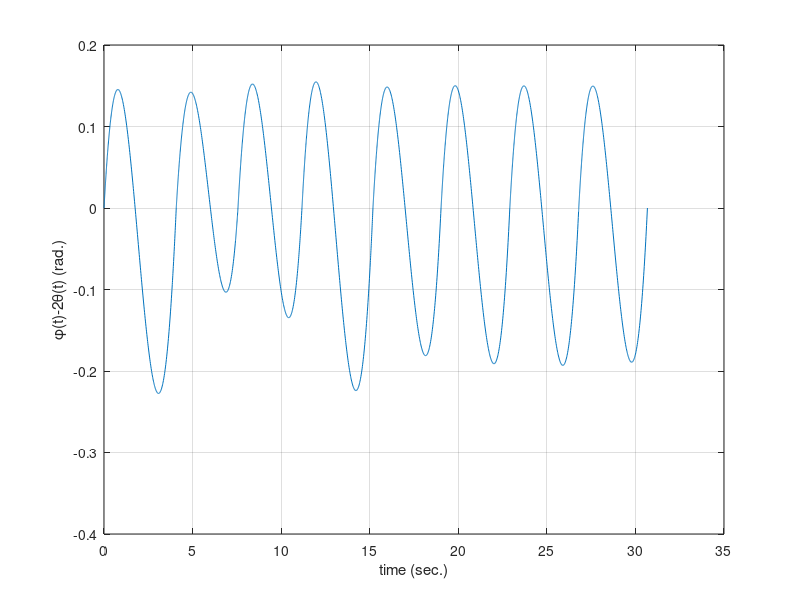
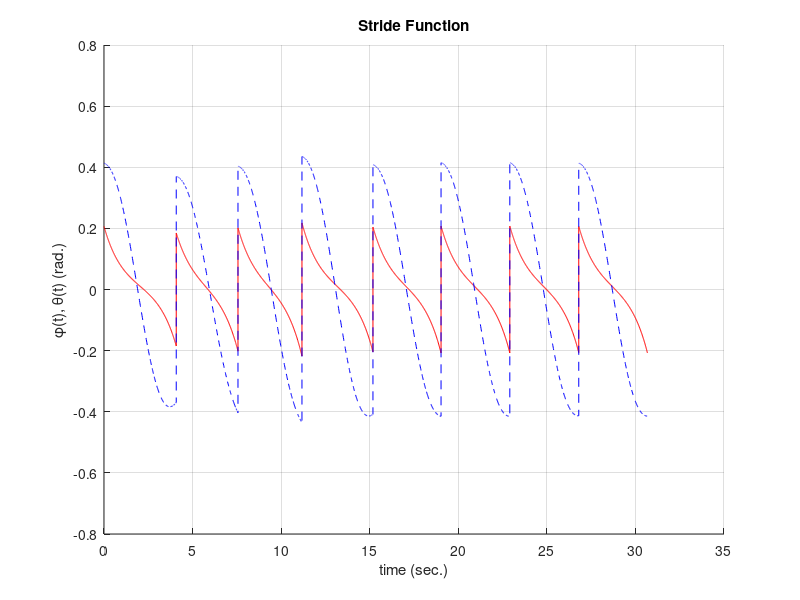
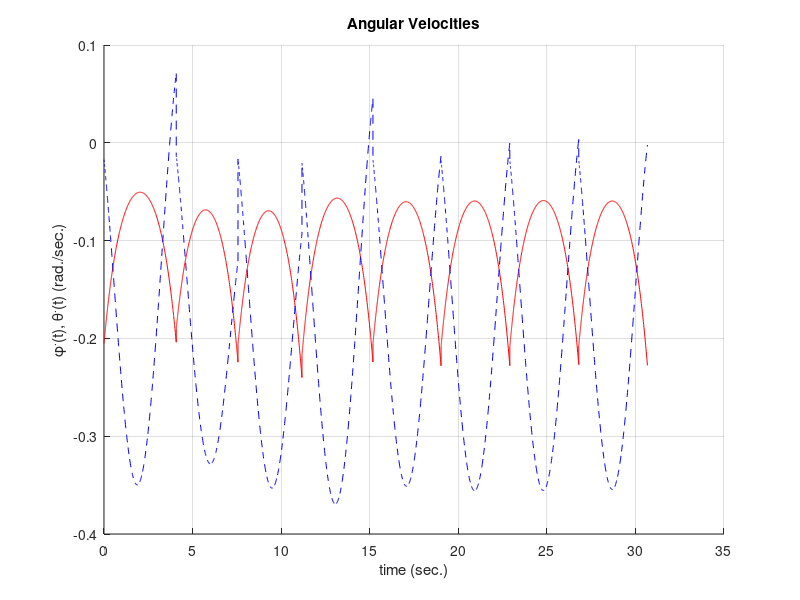
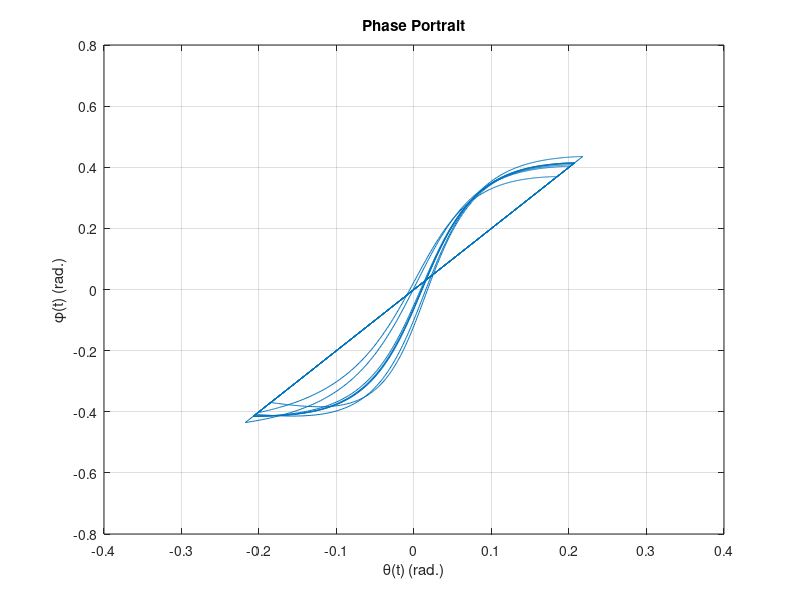

The MATLAB script that drew these images, in order: (Note: this script raises an error after producing the figures.)
function fullwm(gam,B,steps)
%FULLWM  Simulation of passive dynamic walking - full dynamics of compass gait
%   FULLWM simulates the full dynamics of a compass gait passive dynamic walker
%   for eight STEPS with a default slope, GAM, of 0.01 radians and a ratio of
%   foot-to-hip mass, B, of 0.01.
%   
%   FULLWM(GAM) optionally specifies the slope angle, GAM, in radians.
%   
%   FULLWM(GAM, B) optionally specifies the ratio of foot to hip mass, B.
%   
%   FULLWM(GAM, B, STEPS) optionally specifies the integer number of STEPS to
%   simulate.
%   
%   See also: SIMPWM, WMVIEW.

%   Based on:
%   
%   [1] M. Garcia, A. Chatterjee, A. Ruina, and M. Coleman, "The Simplest
%   Walking Model: Stability, Complexity, and Scaling," ASME Journal of
%   Biomedical Engineering, Vol. 120, No. 2, pp. 281-288, 1998.
%   http://dx.doi.org/10.1115/1.2798313
%   
%   [2] Mario W. Gomes "A Derivation of the Transisition Rule at Heelstrike
%   which appears in the paper 'The Simplest Walking Model: Stability,
%   Complexity, and Scaling' by Garcia et al." pp. 1-3, ONLINE.
%   http://ruina.tam.cornell.edu/research/topics/locomotion_and_robotics/simplest_walking/simplest_walking_gomes.pdf

%   Andrew D. Horchler, adh9 @ case . edu, Created 7-7-04
%   Revision: 1.1, 5-1-16


% Gamma: angle of slope (radians), used by integration function
if nargin < 1
    gam = 0.01;
end

%B: ratio of foot mass to hip mass
if nargin < 2
    B = 0.01;
end

% Integration time parameters
if nargin < 3
    steps = 8;	% Number of steps to simulate
end
per = 5;        % Max number of seconds allowed per step

% IC constants
Theta00 = 0.970956;
Theta10 = -0.270837;
alpha = -1.045203;
c1 = 1.062895;

% Calculate stable ICs from theoretically determined equations, B<0.01
tgam3 = Theta00*gam^(1/3);
y0 = [tgam3+Theta10*gam;
      alpha*tgam3+(alpha*Theta10+c1)*gam;
      2*(tgam3+Theta10*gam);
      (alpha*tgam3+(alpha*Theta10+c1)*gam)*(1-cos(2*(tgam3+Theta10*gam)))];

% Initialization
y = [];         % Vector to save states
t = [];         % Vector to save times
tci = 0;        % Collision index vector
h = [0 per];	% Integration period in seconds

% Set integration tolerances, turn on collision detection, add more output points
opts = odeset('RelTol',1e-4,'AbsTol',1e-8,'Refine',30,'Events',@collision);

% Loop to perform integration of a noncontinuous function
for i=1:steps
   [tout,yout] = ode45(@(t,y)f(t,y,gam,B),h,y0,opts);   % Integrate for one stride
   y = [y;yout];                                        %#ok<AGROW> % Append states to state vector
   t = [t;tout];                                        %#ok<AGROW> % Append times to time vector
   c2y1 = cos(2*y(end,1));                              % Calculate once for new ICs
   y0 = [-y(end,1);
         c2y1*y(end,2);
         -2*y(end,1);
         c2y1*(1-c2y1)*y(end,2)];                       % Mapping to calculate new ICs after collision
   tci = [tci length(t)];                               %#ok<AGROW> % Append collision index to collision index vector
   h = t(end)+[0 per];                                  % New integration period 
end

% Graph collision map
figure(1)
plot(t,y(:,3)-2*y(:,1))
grid on
xlabel('time (sec.)')
ylabel('\phi(t)-2\theta(t) (rad.)')

% Graph angular positions - the stride function
figure(2)
hold on
plot(t,y(:,1),'r',t,y(:,3),'b--')
grid on
title('Stride Function')
xlabel('time (sec.)')
ylabel('\phi(t), \theta(t) (rad.)')

% Graph angular velocities
figure(3)
hold on
plot(t,y(:,2),'r',t,y(:,4),'b--')
grid on
title('Angular Velocities')
xlabel('time (sec.)')
ylabel('\phi^.(t), \theta^.(t) (rad./sec.)')

% Phase plot of phi versus theta
figure(4)
plot(y(:,1),y(:,3))
grid on
title('Phase Portrait')
xlabel('\theta(t) (rad.)')
ylabel('\phi(t) (rad.)')

% Plot Hamiltonian
H = (0.5+B-B*cos(y(:,3))).*y(:,2).*y(:,2)+0.5*B*y(:,4).*y(:,4)+(B*cos(y(:,3))-B).*y(:,2).*y(:,4)+(1+B)*cos(y(:,1)-gam)-B*cos(y(:,1)-y(:,3)-gam);
figure(5)
plot(t,H-H(1))
grid on
title('Hamiltonian - Total Energy of System')
xlabel('time (sec.)')
ylabel('Hamiltonian: H(t)-H(0)')

% Run model animation: mview.m
wmview(y,gam,tci)



function ydot=f(t,y,gam,B)  %#ok<INUSL>
% ODE definition
% y1: theta
% y2: thetadot
% y3: phi
% y4: phidot
% gam: slope of incline (radians)
% B: ratio foot mass to hip mass

% Gravity divided by leg length
gl = 1;

% Simplifications to minimize operations
sub1 = 1-cos(y(3));
sub2 = B*gl*sin(y(1)-y(3)-gam);
sub3 = 1+2*B*sub1;
sub4 = B*sin(y(3))*y(4)*(y(4)-2*y(2))+(B+1)*gl*sin(y(1)-gam)-sub2;
sub5 = B*y(2)*y(2)*sin(y(3))+sub2;
sub6 = sub3-B*sub1*sub1;

% First order differential equations
ydot = [y(2);
        (sub1*sub5+sub4)/sub6;
        y(4);
        (sub1*sub4+sub3*sub5/B)/sub6];


function [val,ist,dir]=collision(t,y)   %#ok<INUSL>
% Check for heelstrike collision using zero-crossing detection

val = y(3)-2*y(1);    	% Geometric collision condition, when = 0
ist = 1;				% Stop integrating if collision found
dir = 1;				% Condition only true when passing from - to +